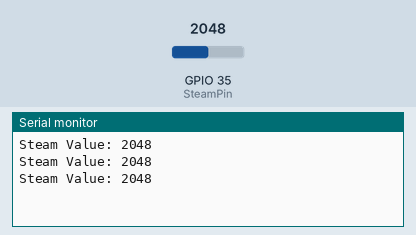
The sketch below on a simulated ESP32. On the bench: the last lines printed to the serial monitor. The test bench sets the inputs (shaded band); at power-on: GPIO 35 (SteamPin) = 2048.

Above: at 1.3 s.
1.4 s: GPIO 35 (SteamPin) set to 2866
At 1.9 s:
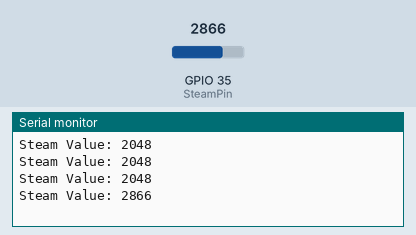
2.9 s: GPIO 35 (SteamPin) set to 3603
At 3.4 s:
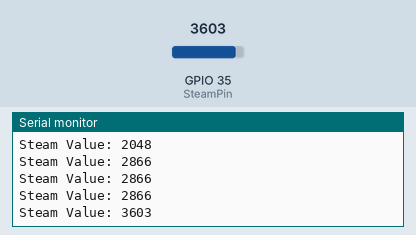
Timing chart, 0 to 5.9 s (numbered marks = the images above; inputs shaded):
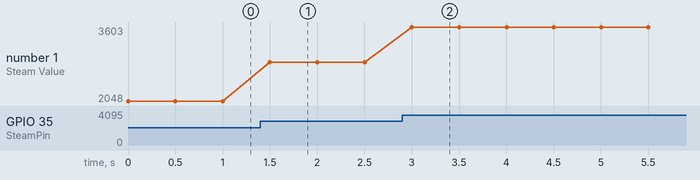

Measured:
- after the input at 1.4 s, the serial monitor: prints a new line after 0.10 s (image 1)
- after the input at 2.9 s, the serial monitor: prints a new line after 0.10 s (image 2)
- plotted number 1: 2048 → 2866 after the input at 1.4 s, 2866 → 3603 after the input at 2.9 s

The sketch:

4_3_10_Steam-Sensor.ino
```cpp
/*
 * 文件名 : Steam-Sensor
 * 功能   : 读取水滴传感器的值
 * 编译IDE：ARDUINO 2.3.6
 * 作者   : https://www.keyesrobot.cn/
*/

const int SteamPin = 35;   //定义引脚为35

void setup() {
  Serial.begin(9600); //初始化串口
  pinMode(SteamPin,INPUT); //设置水滴传感器引脚为输入模式
}

void loop() {
  //读取水滴传感器的值
  int ReadValue = analogRead(SteamPin);
  Serial.print("Steam Value: ");
  Serial.println(ReadValue);
  delay(500);
}
```
